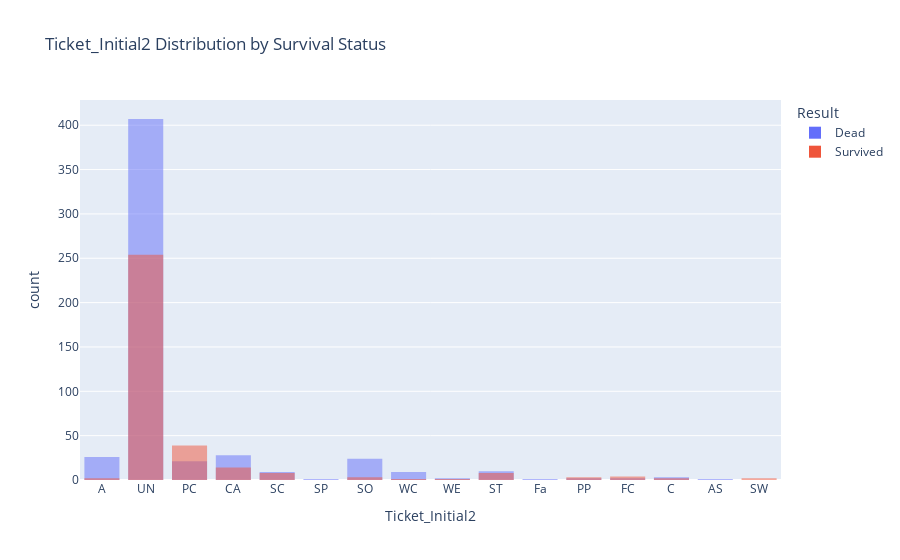

Source (notebook cell):
### Markdown cell above
#### Ticket Initial 추출값을 기준으로 Survived 시각화
- Initial이 없는 경우가 사망률이 높음
- PC의 경우 생존률이 높음

### Code cell
import plotly.express as px

train_ticket = train.copy()
train_ticket["Result"] = train_ticket["Survived"].map({0: "Dead", 1: "Survived" })


fig = px.histogram(
    train_ticket, 
    x="Ticket_Initial2",
    color="Result",
    barmode="overlay",
    title="Ticket_Initial2 Distribution by Survival Status"
)
fig.show()

### Figure 1 — Plotly figure (JSON) as saved in the notebook; plotly's stock layout.template omitted (floating-point values rounded to 4 significant figures; data arrays with more than 128 entries replaced by an {"elided": "..."} marker saying what was removed)
{"data": [{"alignmentgroup": "True", "bingroup": "x", "hovertemplate": "Result=Dead<br>Ticket_Initial2=%{x}<br>count=%{y}<extra></extra>", "legendgroup": "Dead", "marker": {"color": "#636efa", "opacity": 0.5, "pattern": {"shape": ""}}, "name": "Dead", "offsetgroup": "Dead", "orientation": "v", "showlegend": true, "type": "histogram", "x": {"elided": "549 str values"}, "xaxis": "x", "yaxis": "y"}, {"alignmentgroup": "True", "bingroup": "x", "hovertemplate": "Result=Survived<br>Ticket_Initial2=%{x}<br>count=%{y}<extra></extra>", "legendgroup": "Survived", "marker": {"color": "#EF553B", "opacity": 0.5, "pattern": {"shape": ""}}, "name": "Survived", "offsetgroup": "Survived", "orientation": "v", "showlegend": true, "type": "histogram", "x": {"elided": "342 str values"}, "xaxis": "x", "yaxis": "y"}], "layout": {"barmode": "overlay", "legend": {"title": {"text": "Result"}, "tracegroupgap": 0}, "title": {"text": "Ticket_Initial2 Distribution by Survival Status"}, "xaxis": {"anchor": "y", "domain": [0, 1], "title": {"text": "Ticket_Initial2"}}, "yaxis": {"anchor": "x", "domain": [0, 1], "title": {"text": "count"}}}}
